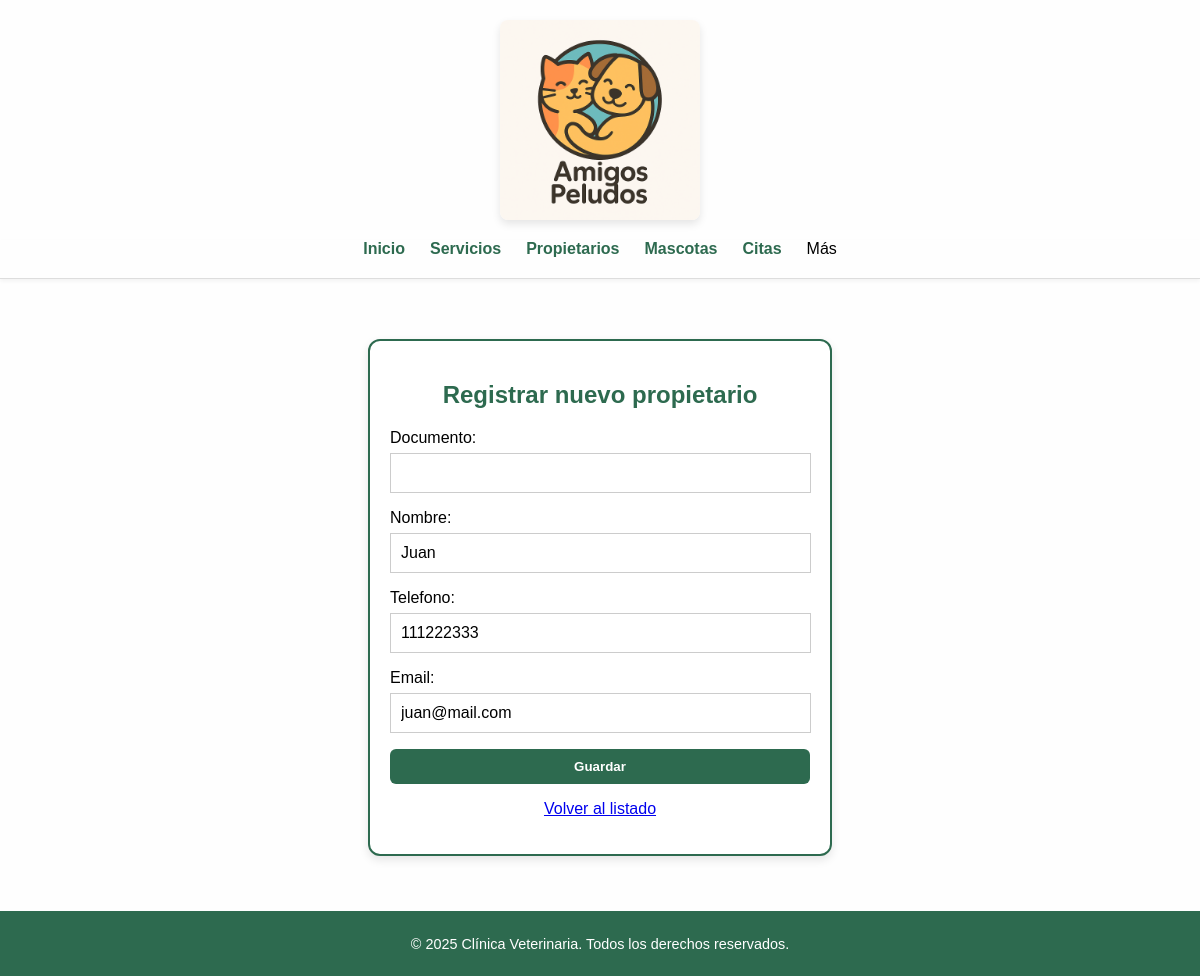
/propietarios/editar/1/, run on the app's committed database.
### interfaz/models.py (models this page shows, shortened)
class Propietario(models.Model):
    documento = models.CharField(
        max_length=20,
        unique=True,
        null=True,
        blank=True
    )
    nombre = models.CharField(max_length=100)
    telefono = models.CharField(max_length=20)
    email = models.EmailField()

### interfaz/views.py (the view)
def propietario_editar(request, pk):
    propietario = get_object_or_404(Propietario, pk=pk)
    if request.method == 'POST':
        form = PropietarioForm(request.POST, instance=propietario)
        if form.is_valid():
            form.save()
            return redirect('interfaz:propietario_list')  # ✅ con namespace
    else:
        form = PropietarioForm(instance=propietario)
    return render(
        request,
        'propietarios/propietario_form.html',
        {'form': form}
    )

### interfaz/forms.py
class PropietarioForm(forms.ModelForm):
    class Meta:
        model = Propietario
        fields = ['documento', 'nombre', 'telefono', 'email']

### interfaz/templates/propietarios/propietario_form.html (shortened to what this page needs)
{% extends "base.html" %}
{% block content %}
<div class="form-container">
  <h2>Registrar nuevo propietario</h2>
  <form method="post">
    {{ form.as_p }}
    <button type="submit" class="btn-guardar">Guardar</button>
  </form>
  <p style="text-align: center;">
    <a href="{% url 'interfaz:propietario_list' %}">Volver al listado</a>
  </p>
</div>
{% endblock %}

### interfaz/static/interfaz/css/estilos.css (style rules this page uses)
body { font-family: Arial, sans-serif; margin: 0; padding: 0; background-color: #fefefe; text-align: center; padding-bottom: 60px; }
.form-container { max-width: 420px; margin: 40px auto; padding: 20px; border: 2px solid #2d6a4f; border-radius: 12px; background-color: #ffffff; box-shadow: 0 4px 10px rgba(0,0,0,0.1); text-align: left; }
.form-container h2 { text-align: center; color: #2d6a4f; margin-bottom: 20px; }
form input, form select, form textarea { width: 95%; padding: 10px; margin: 6px 0 14px 0; border: 1px solid #ccc; border-radius: 0px; font-size: 1rem; display: block; margin-left: auto; margin-right: auto; }
.btn-guardar { background-color: #2d6a4f; color: white; padding: 10px 20px; border: none; font-weight: bold; border-radius: 6px; cursor: pointer; width: 100%; transition: background-color 0.3s; }

### data on the page
Propietario: nombre "Juan", telefono "111222333", email "juan@mail.com"
